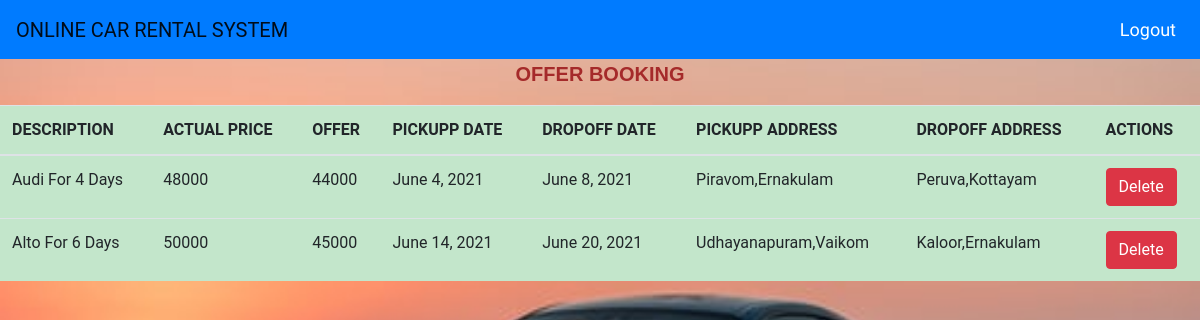
/userviewoffer/ (signed in), run on the app's committed database.
### sample/models.py (models this page shows)
class OfferBooking(models.Model):
    user=models.ForeignKey(User,on_delete=models.CASCADE)
    booking_date = models.DateField(auto_now=True)
    pickup_date = models.DateField(default="1999-12-14")
    dropoff_date = models.DateField(default="1999-12-14")
    pickup_address = models.CharField(max_length=100)
    dropoff_address = models.CharField(max_length=100)
    offers=models.ForeignKey(Offers,on_delete=models.CASCADE)

class Offers(models.Model):
    title =models.CharField(max_length=200)
    description = models.TextField(max_length=100)
    image = models.FileField(upload_to='offers',max_length=300)
    actual_price = models.BigIntegerField()
    offer= models.BigIntegerField()

### sample/views.py (the view)
# urls.py: path('userviewoffer/',user_viewoffer,name='user_viewoffer'),
@login_required(login_url="/login/")
def user_viewoffer(request):
    book = OfferBooking.objects.all()
    offer = Offers()
    return render(request,'user_viewoffer.html',{'data':book,'offers':offer})

### sample/templates/user_viewoffer.html (shortened to what this page needs)
{% extends 'adminbase.html' %}
{% block content %}
{% load static %}
<!DOCTYPE html>
<html lang="en">
<head>
    <link rel="stylesheet" href="https://maxcdn.bootstrapcdn.com/bootstrap/4.0.0/css/bootstrap.min.css">
</head>
<body>
    <div class="head">
        <p>OFFER BOOKING</p>
    </div>
    <table class="table table-success table-strip">
        <thead>
            <th>DESCRIPTION</th>
            <th>ACTUAL PRICE</th>
            <th>OFFER</th>
            <th>PICKUPP DATE</th>
            <th>DROPOFF DATE</th>
            <th>PICKUPP ADDRESS</th>
            <th>DROPOFF ADDRESS</th>
            <th>ACTIONS</th>
        </thead>
        <tbody>
            {% for d in data %}
            <tr>
                <td>{{d.offers.description}}</td>
                <td>{{d.offers.actual_price}}</td>
                <td>{{d.offers.offer}}</td>
                <td>{{d.pickup_date}}</td>
                <td>{{d.dropoff_date}}</td>
                <td>{{d.pickup_address}}</td>
                <td>{{d.dropoff_address}}</td>
                <td><a href="{% url 'delete_offerbooking' d.id %}" class="btn btn-danger">Delete</a>
                </td>
            </tr>
            {% endfor %}
        </tbody>
    </table>
</body>
</html>
{% endblock content %}

### data on the page
OfferBooking: offers.description "Audi For 4 Days", offers.actual_price "48000", offers.offer "44000", pickup_date "June 4, 2021", dropoff_date "June 8, 2021", pickup_address "Piravom,Ernakulam", dropoff_address "Peruva,Kottayam"
OfferBooking: offers.description "Alto For 6 Days", offers.actual_price "50000", offers.offer "45000", pickup_date "June 14, 2021", dropoff_date "June 20, 2021", pickup_address "Udhayanapuram,Vaikom", dropoff_address "Kaloor,Ernakulam"
